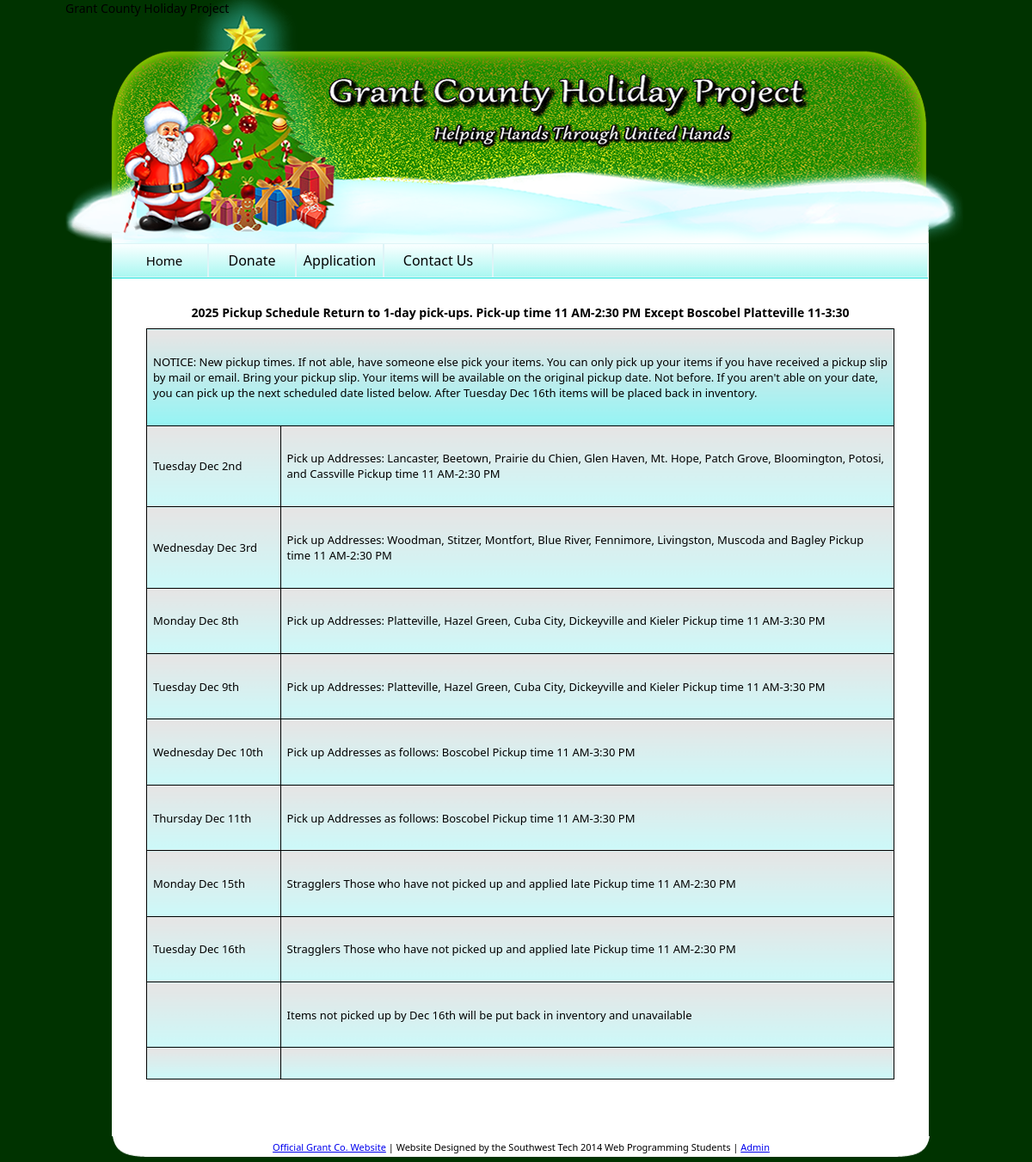
Page /pickUp.php on the committed database.
### tables this page shows
CREATE TABLE `pickup` (
  `ParaNum` int(11) NOT NULL,
  `ParaText` text NOT NULL
);

### public_html/pickUp.php (the view, shortened to what this page needs)
<!DOCTYPE html PUBLIC "-//W3C//DTD XHTML 1.0 Transitional//EN" "http://www.w3.org/TR/xhtml1/DTD/xhtml1-transitional.dtd">
<html xmlns="http://www.w3.org/1999/xhtml">
<head>
	<link rel="stylesheet" type="text/css" href="index.css" media="all" />
</head>
<body>
<div id="main">
<div id="header" >Grant County Holiday Project</div>
<div class="clearFloat">
	<a href="index.php" class="btn_Home">Home</a>
			<a href="donate.php" class="btn_Donate">Donate</a>
			<a href="application/application.php" class="btn_App">Application</a>
			<a href="contactUs.php" class="btn_ContactUs">Contact Us</a>
			<p class="btn_right">&nbsp;</p>
			</div>
<div id="widecontent">
<br><br><br>
<blockquote>
<?php
include "includes/databasesetup.php";
$para1 = "SELECT ParaText FROM pickup WHERE ParaNum = 1";
		$s1 = $pdo->prepare($para1);
		$s1->execute();
		$row =  $s1->fetch();
			$p1 = $row['ParaText'];
		echo "<h1>$p1</h1>";
?>
<div class="panelTable">
<table>
<?php
$para2 = "SELECT ParaText FROM pickup WHERE ParaNum = 2";
		$s2 = $pdo->prepare($para2);
		$s2->execute();
		$row =  $s2->fetch();
			$p2 = $row['ParaText'];
		echo "<tr><td colspan='2'><h5 style='text-align: left;'>$p2</h5></td></tr>";
$para3 = "SELECT ParaText FROM pickup WHERE ParaNum = 3";
		$s3 = $pdo->prepare($para3);
		$s3->execute();
		$row =  $s3->fetch();
			$p3 = $row['ParaText'];
		echo "<tr><td><h5>$p3</h5></td>";
$para4 = "SELECT ParaText FROM pickup WHERE ParaNum = 4";
		$s4 = $pdo->prepare($para4);
		$s4->execute();
		$row =  $s4->fetch();
			$p4 = $row['ParaText'];
		echo "<td><h5>$p4</h5></td></tr>";
$para5 = "SELECT ParaText FROM pickup WHERE ParaNum = 5";
		$s5 = $pdo->prepare($para5);
		$s5->execute();
		$row =  $s5->fetch();
			$p5 = $row['ParaText'];
		echo "<tr><td><h5>$p5</h5></td>";
$para6 = "SELECT ParaText FROM pickup WHERE ParaNum = 6";
		$s6 = $pdo->prepare($para6);
		$s6->execute();
		$row =  $s6->fetch();
			$p6 = $row['ParaText'];
		echo "<td><h5>$p6</h5></td></tr>";
$para7 = "SELECT ParaText FROM pickup WHERE ParaNum = 7";
		$s7 = $pdo->prepare($para7);
		$s7->execute();
		$row =  $s7->fetch();
			$p7 = $row['ParaText'];
		echo "<tr><td><h5>$p7</h5></td>";
$para8 = "SELECT ParaText FROM pickup WHERE ParaNum = 8";
		$s8 = $pdo->prepare($para8);
		$s8->execute();
		$row =  $s8->fetch();
			$p8 = $row['ParaText'];
		echo "<td><h5>$p8</h5></td></tr>";
$para9 = "SELECT ParaText FROM pickup WHERE ParaNum = 9";
		$s9 = $pdo->prepare($para9);
		$s9->execute();
		$row =  $s9->fetch();
			$p9 = $row['ParaText'];
		echo "<tr><td><h5>$p9</h5></td>";
$para10 = "SELECT ParaText FROM pickup WHERE ParaNum = 10";
		$s10 = $pdo->prepare($para10);
		$s10->execute();
		$row =  $s10->fetch();
			$p10 = $row['ParaText'];
		echo "<td><h5>$p10</h5></td></tr>";
$para11 = "SELECT ParaText FROM pickup WHERE ParaNum = 11";
		$s11 = $pdo->prepare($para11);
		$s11->execute();
		$row =  $s11->fetch();
			$p11 = $row['ParaText'];
		echo "<tr><td><h5>$p11</h5></td>";
$para12 = "SELECT ParaText FROM pickup WHERE ParaNum = 12";
		$s12 = $pdo->prepare($para12);
		$s12->execute();
		$row =  $s12->fetch();
			$p12 = $row['ParaText'];
		echo "<td><h5>$p12</h5></td></tr>";
$para13 = "SELECT ParaText FROM pickup WHERE ParaNum = 13";
		$s13 = $pdo->prepare($para13);
		$s13->execute();
		$row =  $s13->fetch();
			$p13 = $row['ParaText'];
		echo "<tr><td><h5>$p13</h5></td>";
$para14 = "SELECT ParaText FROM pickup WHERE ParaNum = 14";
		$s14 = $pdo->prepare($para14);
		$s14->execute();
		$row =  $s14->fetch();
			$p14 = $row['ParaText'];
		echo "<td><h5>$p14</h5></td></tr>";
$para15 = "SELECT ParaText FROM pickup WHERE ParaNum = 15";
		$s15 = $pdo->prepare($para15);
		$s15->execute();
		$row =  $s15->fetch();
			$p15 = $row['ParaText'];
		echo "<tr><td><h5>$p15</h5></td>";
$para16 = "SELECT ParaText FROM pickup WHERE ParaNum = 16";
		$s16 = $pdo->prepare($para16);
		$s16->execute();
		$row =  $s16->fetch();
			$p16 = $row['ParaText'];
		echo "<td><h5>$p16</h5></td></tr>";
$para17 = "SELECT ParaText FROM pickup WHERE ParaNum = 17";
		$s17 = $pdo->prepare($para17);
		$s17->execute();
		$row =  $s17->fetch();
			$p17 = $row['ParaText'];
		echo "<tr><td><h5>$p17</h5></td>";
$para18 = "SELECT ParaText FROM pickup WHERE ParaNum = 18";
		$s18 = $pdo->prepare($para18);
		$s18->execute();
		$row =  $s18->fetch();
			$p18 = $row['ParaText'];
		echo "<td><h5>$p18</h5></td></tr>";
$para19 = "SELECT ParaText FROM pickup WHERE ParaNum = 19";
		$s19 = $pdo->prepare($para19);
		$s19->execute();
		$row =  $s19->fetch();
			$p19 = $row['ParaText'];
		echo "<tr><td><h5>$p19</h5></td>";
$para20 = "SELECT ParaText FROM pickup WHERE ParaNum = 20";
		$s20 = $pdo->prepare($para20);
		$s20->execute();
		$row =  $s20->fetch();
			$p20 = $row['ParaText'];
		echo "<td><h5>$p20</h5></td></tr>";
$para21 = "SELECT ParaText FROM pickup WHERE ParaNum = 21";
		$s21 = $pdo->prepare($para21);
		$s21->execute();
		$row =  $s21->fetch();
			$p21 = $row['ParaText'];
		echo "<tr><td><h5>$p21</h5></td>";
$para22 = "SELECT ParaText FROM pickup WHERE ParaNum = 22";
		$s22 = $pdo->prepare($para22);
		$s22->execute();
		$row =  $s22->fetch();
			$p22 = $row['ParaText'];
		echo "<td><h5>$p22</h5></td></tr>";
?>
</table></div>
<br><br>
 </blockquote>
 </div>
<div id="footer"><a href="http://grantcounty.org/" target="_blank">Official Grant Co. Website</a> | Website Designed by the Southwest Tech 2014 Web Programming Students  | <a href="adminPanel/">Admin</a></div><br><br>
</div>
</body>
</html>

### public_html/pickUp.php (style rules this page uses)
body { background-color: #003300; }
h1, h2, h3, h4 { text-align: center; font-size: 14px; font-weight: bold; }
h5, h6 { font-family: Segoe, "Segoe UI", "DejaVu Sans", "Trebuchet MS", Verdana, sans-serif; font-weight: normal; text-align: left; font-size: 13px; }
p { font-family: Segoe, "Segoe UI", "DejaVu Sans", "Trebuchet MS", Verdana, sans-serif; margin-bottom: 1.1em; margin-top: 0; }

### rows in the picture
pickup: ParaText "2025 Pickup Schedule Return to 1-day pick-ups. Pick-up time 11 AM-2:30 PM Except Boscobel Platteville 11-3:30"
pickup: ParaText "NOTICE: New pickup times. If not able, have someone else pick your items. You can only pick up your items if you have received a pickup slip by mail or email. Bring your pickup slip. Your items will be available on the original pickup date. Not before. If you aren't able on your date, you can pick up the next scheduled date listed below. After Tuesday Dec 16th items will be placed back in inventory."
pickup: ParaText "Tuesday Dec 2nd"
pickup: ParaText "Pick up Addresses: Lancaster, Beetown, Prairie du Chien, Glen Haven, Mt. Hope, Patch Grove, Bloomington, Potosi, and Cassville Pickup time 11 AM-2:30 PM"
pickup: ParaText "Wednesday Dec 3rd"
pickup: ParaText "Pick up Addresses: Woodman, Stitzer, Montfort, Blue River, Fennimore, Livingston, Muscoda and Bagley Pickup time 11 AM-2:30 PM"
pickup: ParaText "Monday Dec 8th"
pickup: ParaText "Pick up Addresses: Platteville, Hazel Green, Cuba City, Dickeyville and Kieler Pickup time 11 AM-3:30 PM"
pickup: ParaText "Tuesday Dec 9th"
pickup: ParaText "Pick up Addresses: Platteville, Hazel Green, Cuba City, Dickeyville and Kieler Pickup time 11 AM-3:30 PM"
pickup: ParaText "Wednesday Dec 10th"
pickup: ParaText "Pick up Addresses as follows: Boscobel Pickup time 11 AM-3:30 PM"
pickup: ParaText "Thursday Dec 11th"
pickup: ParaText "Pick up Addresses as follows: Boscobel Pickup time 11 AM-3:30 PM"
pickup: ParaText "Monday Dec 15th"
pickup: ParaText "Stragglers Those who have not picked up and applied late Pickup time 11 AM-2:30 PM"
pickup: ParaText "Tuesday Dec 16th"
pickup: ParaText "Stragglers Those who have not picked up and applied late Pickup time 11 AM-2:30 PM"
pickup: ParaText "Items not picked up by Dec 16th will be put back in inventory and unavailable"
